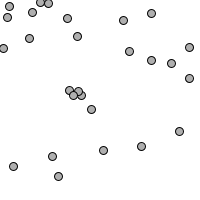
Frame 1 (no input)
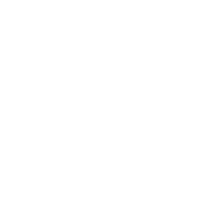
Frame 60 (the mouse pressed at the canvas centre just before this capture)
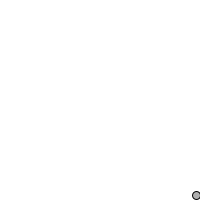
Frame 120 (the mouse held since frame 60 and released just before this capture)

The Processing sketch that drew these frames (run headless with seeded random() and noise(); from frame 60 on, the mouse is pressed at the canvas centre):

// Processing sketch: e10
// ── e10.pde
float G = 5; // gravity constant (repulsion)
float M = 0.002; // mouse attraction constant
float F = 0.02; // friction constant

Mover[] movers;

void setup() {
  size(200,200);
  background(255);
  movers = new Mover[27];
  for (int i = 0; i < movers.length; i++)
    movers[i] = new Mover(random(0,width),random(0,height));
}

void draw() {
  background(255);

  for (int i = 0; i < movers.length; i++) {
    
    PVector repulsion = new PVector(0,0);
    for (int j = 0; j < movers.length; j++)
      if (i != j)
        repulsion.add(movers[j].attract(movers[i]));
    repulsion.mult(-1); // repel
    
    PVector friction = calculateFriction(movers[i]); // friction allows moment to cease (then we enter in a static equilibrium)
    PVector attraction = mouseAttract(movers[i]);
        
    PVector[] forces = new PVector[]{repulsion,friction,attraction};
    movers[i].update(forces);
    movers[i].display();
    
  }
}

class Mover {
  
  PVector location;
  PVector velocity;
  float mass;
  
  Mover(float x, float y) {
    location = new PVector(x,y);
    velocity = new PVector(0,0);
    mass = 1;
  }
  
  PVector attract(Mover mover) {
    PVector result;
    
    PVector displacement = PVector.sub(location,mover.location);
    float distance = constrain(displacement.mag(),10,50);
    
    result = displacement.copy();
    result.normalize();
    float strength = (G * mass * mover.mass) / (distance * distance);
    result.mult(strength);
    
    return result;
  }
  
  void update(PVector[] forces) {
    PVector acceleration = PVector.div(sumVectors(forces),mass);
    velocity.add(acceleration);
    location.add(velocity);
  }
  
  void display() {
    stroke(0);
    fill(175);
    ellipse(location.x,location.y,8*mass,8*mass);
  }
}

PVector sumVectors(PVector[] vectors) {
  PVector result = new PVector(0,0);
  for (int i = 0; i < vectors.length; i++)
    result.add(vectors[i]);
  return result;
}

PVector mouseAttract(Mover mover) {
  PVector result;
  
  PVector displacement = PVector.sub(mouse(),mover.location);
  float distance = displacement.mag();
  
  result = displacement.copy();
  result.normalize();
  result.mult(M*distance);
  
  return result;
}

PVector calculateFriction(Mover mover) {
  PVector result;
  
  result = mover.velocity.copy();
  result.rotate(PI);
  result.normalize();
  result.mult(F);
  
  return result;
}

PVector mouse() {
  return new PVector(mouseX, mouseY);
}
